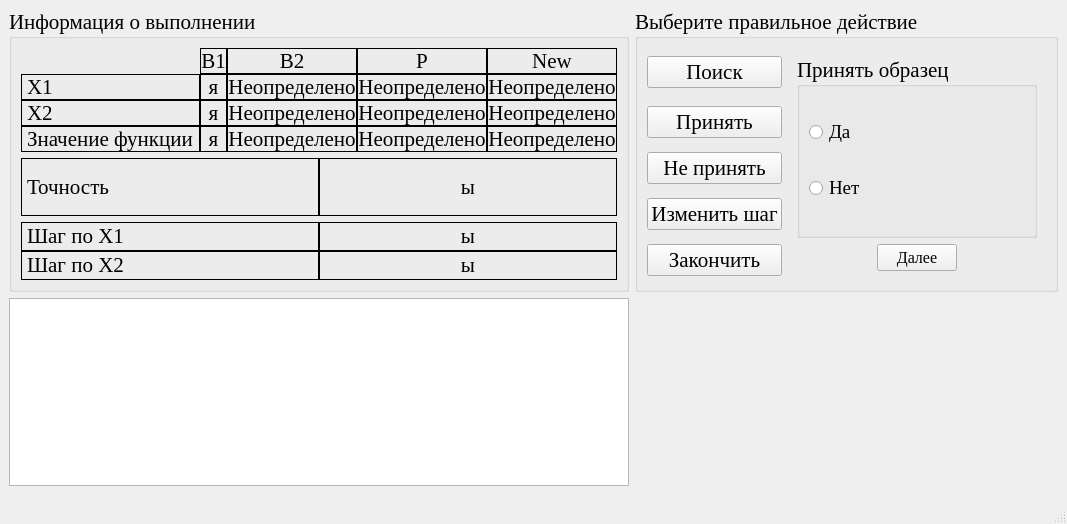
<?xml version="1.0" encoding="UTF-8"?>
<ui version="4.0">
 <class>HuGi</class>
 <widget class="QMainWindow" name="HuGi">
  <property name="windowModality">
   <enum>Qt::ApplicationModal</enum>
  </property>
  <property name="geometry">
   <rect>
    <x>0</x>
    <y>0</y>
    <width>1035</width>
    <height>524</height>
   </rect>
  </property>
  <property name="font">
   <font>
    <family>Times New Roman</family>
    <pointsize>16</pointsize>
   </font>
  </property>
  <property name="windowTitle">
   <string>Метод Хука-Дживса</string>
  </property>
  <property name="windowIcon">
   <iconset resource="data.qrc">
    <normaloff>:/icon/icon.bmp</normaloff>:/icon/icon.bmp</iconset>
  </property>
  <widget class="QWidget" name="centralwidget">
   <layout class="QGridLayout" name="gridLayout_8" columnstretch="1,1">
    <item row="0" column="0">
     <widget class="QGroupBox" name="groupBox_2">
      <property name="title">
       <string>Информация о выполнении</string>
      </property>
      <layout class="QGridLayout" name="gridLayout_6">
       <item row="0" column="0">
        <layout class="QGridLayout" name="gridLayout_3" columnstretch="1,1,1,1,1">
         <property name="spacing">
          <number>0</number>
         </property>
         <item row="0" column="1">
          <widget class="QLabel" name="label_11">
           <property name="frameShape">
            <enum>QFrame::Box</enum>
           </property>
           <property name="text">
            <string>B1</string>
           </property>
           <property name="alignment">
            <set>Qt::AlignCenter</set>
           </property>
           <property name="textInteractionFlags">
            <set>Qt::LinksAccessibleByMouse|Qt::TextSelectableByMouse</set>
           </property>
          </widget>
         </item>
         <item row="0" column="2">
          <widget class="QLabel" name="label_12">
           <property name="frameShape">
            <enum>QFrame::Box</enum>
           </property>
           <property name="text">
            <string>B2</string>
           </property>
           <property name="alignment">
            <set>Qt::AlignCenter</set>
           </property>
           <property name="textInteractionFlags">
            <set>Qt::LinksAccessibleByMouse|Qt::TextSelectableByMouse</set>
           </property>
          </widget>
         </item>
         <item row="0" column="3">
          <widget class="QLabel" name="label_14">
           <property name="frameShape">
            <enum>QFrame::Box</enum>
           </property>
           <property name="text">
            <string>P</string>
           </property>
           <property name="alignment">
            <set>Qt::AlignCenter</set>
           </property>
           <property name="textInteractionFlags">
            <set>Qt::LinksAccessibleByMouse|Qt::TextSelectableByMouse</set>
           </property>
          </widget>
         </item>
         <item row="0" column="4">
          <widget class="QLabel" name="label_13">
           <property name="frameShape">
            <enum>QFrame::Box</enum>
           </property>
           <property name="text">
            <string>New</string>
           </property>
           <property name="alignment">
            <set>Qt::AlignCenter</set>
           </property>
           <property name="textInteractionFlags">
            <set>Qt::LinksAccessibleByMouse|Qt::TextSelectableByMouse</set>
           </property>
          </widget>
         </item>
         <item row="1" column="0">
          <widget class="QLabel" name="label_5">
           <property name="frameShape">
            <enum>QFrame::Box</enum>
           </property>
           <property name="text">
            <string>Х1</string>
           </property>
           <property name="textInteractionFlags">
            <set>Qt::LinksAccessibleByMouse|Qt::TextSelectableByMouse</set>
           </property>
          </widget>
         </item>
         <item row="1" column="1">
          <widget class="QLabel" name="x1_b1_lb">
           <property name="frameShape">
            <enum>QFrame::Box</enum>
           </property>
           <property name="text">
            <string>я</string>
           </property>
           <property name="alignment">
            <set>Qt::AlignCenter</set>
           </property>
           <property name="textInteractionFlags">
            <set>Qt::LinksAccessibleByMouse|Qt::TextSelectableByMouse</set>
           </property>
          </widget>
         </item>
         <item row="1" column="2">
          <widget class="QLabel" name="x1_b2_lb">
           <property name="frameShape">
            <enum>QFrame::Box</enum>
           </property>
           <property name="text">
            <string>Неопределено</string>
           </property>
           <property name="alignment">
            <set>Qt::AlignCenter</set>
           </property>
           <property name="textInteractionFlags">
            <set>Qt::LinksAccessibleByMouse|Qt::TextSelectableByMouse</set>
           </property>
          </widget>
         </item>
         <item row="1" column="3">
          <widget class="QLabel" name="x1_p_lb">
           <property name="frameShape">
            <enum>QFrame::Box</enum>
           </property>
           <property name="text">
            <string>Неопределено</string>
           </property>
           <property name="alignment">
            <set>Qt::AlignCenter</set>
           </property>
           <property name="textInteractionFlags">
            <set>Qt::LinksAccessibleByMouse|Qt::TextSelectableByMouse</set>
           </property>
          </widget>
         </item>
         <item row="1" column="4">
          <widget class="QLabel" name="x1_new_lb">
           <property name="frameShape">
            <enum>QFrame::Box</enum>
           </property>
           <property name="text">
            <string>Неопределено</string>
           </property>
           <property name="alignment">
            <set>Qt::AlignCenter</set>
           </property>
           <property name="textInteractionFlags">
            <set>Qt::LinksAccessibleByMouse|Qt::TextSelectableByMouse</set>
           </property>
          </widget>
         </item>
         <item row="2" column="0">
          <widget class="QLabel" name="label_6">
           <property name="frameShape">
            <enum>QFrame::Box</enum>
           </property>
           <property name="text">
            <string>Х2</string>
           </property>
           <property name="textInteractionFlags">
            <set>Qt::LinksAccessibleByMouse|Qt::TextSelectableByMouse</set>
           </property>
          </widget>
         </item>
         <item row="2" column="1">
          <widget class="QLabel" name="x2_b1_lb">
           <property name="frameShape">
            <enum>QFrame::Box</enum>
           </property>
           <property name="text">
            <string>я</string>
           </property>
           <property name="alignment">
            <set>Qt::AlignCenter</set>
           </property>
           <property name="textInteractionFlags">
            <set>Qt::LinksAccessibleByMouse|Qt::TextSelectableByMouse</set>
           </property>
          </widget>
         </item>
         <item row="2" column="2">
          <widget class="QLabel" name="x2_b2_lb">
           <property name="frameShape">
            <enum>QFrame::Box</enum>
           </property>
           <property name="text">
            <string>Неопределено</string>
           </property>
           <property name="alignment">
            <set>Qt::AlignCenter</set>
           </property>
           <property name="textInteractionFlags">
            <set>Qt::LinksAccessibleByMouse|Qt::TextSelectableByMouse</set>
           </property>
          </widget>
         </item>
         <item row="2" column="3">
          <widget class="QLabel" name="x2_p_lb">
           <property name="frameShape">
            <enum>QFrame::Box</enum>
           </property>
           <property name="text">
            <string>Неопределено</string>
           </property>
           <property name="alignment">
            <set>Qt::AlignCenter</set>
           </property>
           <property name="textInteractionFlags">
            <set>Qt::LinksAccessibleByMouse|Qt::TextSelectableByMouse</set>
           </property>
          </widget>
         </item>
         <item row="2" column="4">
          <widget class="QLabel" name="x2_new_lb">
           <property name="frameShape">
            <enum>QFrame::Box</enum>
           </property>
           <property name="text">
            <string>Неопределено</string>
           </property>
           <property name="alignment">
            <set>Qt::AlignCenter</set>
           </property>
           <property name="textInteractionFlags">
            <set>Qt::LinksAccessibleByMouse|Qt::TextSelectableByMouse</set>
           </property>
          </widget>
         </item>
         <item row="3" column="0">
          <widget class="QLabel" name="label_10">
           <property name="frameShape">
            <enum>QFrame::Box</enum>
           </property>
           <property name="text">
            <string>Значение функции</string>
           </property>
           <property name="textInteractionFlags">
            <set>Qt::LinksAccessibleByMouse|Qt::TextSelectableByMouse</set>
           </property>
          </widget>
         </item>
         <item row="3" column="1">
          <widget class="QLabel" name="fsign_b1_lb">
           <property name="frameShape">
            <enum>QFrame::Box</enum>
           </property>
           <property name="text">
            <string>я</string>
           </property>
           <property name="alignment">
            <set>Qt::AlignCenter</set>
           </property>
           <property name="textInteractionFlags">
            <set>Qt::LinksAccessibleByMouse|Qt::TextSelectableByMouse</set>
           </property>
          </widget>
         </item>
         <item row="3" column="2">
          <widget class="QLabel" name="fsign_b2_lb">
           <property name="frameShape">
            <enum>QFrame::Box</enum>
           </property>
           <property name="text">
            <string>Неопределено</string>
           </property>
           <property name="alignment">
            <set>Qt::AlignCenter</set>
           </property>
           <property name="textInteractionFlags">
            <set>Qt::LinksAccessibleByMouse|Qt::TextSelectableByMouse</set>
           </property>
          </widget>
         </item>
         <item row="3" column="3">
          <widget class="QLabel" name="fsign_p_lb">
           <property name="frameShape">
            <enum>QFrame::Box</enum>
           </property>
           <property name="text">
            <string>Неопределено</string>
           </property>
           <property name="alignment">
            <set>Qt::AlignCenter</set>
           </property>
           <property name="textInteractionFlags">
            <set>Qt::LinksAccessibleByMouse|Qt::TextSelectableByMouse</set>
           </property>
          </widget>
         </item>
         <item row="3" column="4">
          <widget class="QLabel" name="fsign_new_lb">
           <property name="frameShape">
            <enum>QFrame::Box</enum>
           </property>
           <property name="text">
            <string>Неопределено</string>
           </property>
           <property name="alignment">
            <set>Qt::AlignCenter</set>
           </property>
           <property name="textInteractionFlags">
            <set>Qt::LinksAccessibleByMouse|Qt::TextSelectableByMouse</set>
           </property>
          </widget>
         </item>
        </layout>
       </item>
       <item row="1" column="0">
        <layout class="QHBoxLayout" name="horizontalLayout">
         <property name="spacing">
          <number>0</number>
         </property>
         <item>
          <widget class="QLabel" name="label">
           <property name="frameShape">
            <enum>QFrame::Box</enum>
           </property>
           <property name="text">
            <string>Точность</string>
           </property>
           <property name="textInteractionFlags">
            <set>Qt::LinksAccessibleByMouse|Qt::TextSelectableByMouse</set>
           </property>
          </widget>
         </item>
         <item>
          <widget class="QLabel" name="precision_lb">
           <property name="frameShape">
            <enum>QFrame::Box</enum>
           </property>
           <property name="text">
            <string>ы</string>
           </property>
           <property name="alignment">
            <set>Qt::AlignCenter</set>
           </property>
           <property name="textInteractionFlags">
            <set>Qt::LinksAccessibleByMouse|Qt::TextSelectableByMouse</set>
           </property>
          </widget>
         </item>
        </layout>
       </item>
       <item row="2" column="0">
        <layout class="QGridLayout" name="gridLayout_2">
         <property name="spacing">
          <number>0</number>
         </property>
         <item row="0" column="0">
          <widget class="QLabel" name="label_3">
           <property name="frameShape">
            <enum>QFrame::Box</enum>
           </property>
           <property name="text">
            <string>Шаг по Х1</string>
           </property>
           <property name="textInteractionFlags">
            <set>Qt::LinksAccessibleByMouse|Qt::TextSelectableByMouse</set>
           </property>
          </widget>
         </item>
         <item row="0" column="1">
          <widget class="QLabel" name="x1_step_lb">
           <property name="frameShape">
            <enum>QFrame::Box</enum>
           </property>
           <property name="text">
            <string>ы</string>
           </property>
           <property name="alignment">
            <set>Qt::AlignCenter</set>
           </property>
           <property name="textInteractionFlags">
            <set>Qt::LinksAccessibleByMouse|Qt::TextSelectableByMouse</set>
           </property>
          </widget>
         </item>
         <item row="1" column="0">
          <widget class="QLabel" name="label_7">
           <property name="frameShape">
            <enum>QFrame::Box</enum>
           </property>
           <property name="text">
            <string>Шаг по Х2</string>
           </property>
           <property name="textInteractionFlags">
            <set>Qt::LinksAccessibleByMouse|Qt::TextSelectableByMouse</set>
           </property>
          </widget>
         </item>
         <item row="1" column="1">
          <widget class="QLabel" name="x2_step_lb">
           <property name="frameShape">
            <enum>QFrame::Box</enum>
           </property>
           <property name="text">
            <string>ы</string>
           </property>
           <property name="alignment">
            <set>Qt::AlignCenter</set>
           </property>
           <property name="textInteractionFlags">
            <set>Qt::LinksAccessibleByMouse|Qt::TextSelectableByMouse</set>
           </property>
          </widget>
         </item>
        </layout>
       </item>
      </layout>
     </widget>
    </item>
    <item row="0" column="1">
     <widget class="QGroupBox" name="groupBox_3">
      <property name="title">
       <string>Выберите правильное действие</string>
      </property>
      <property name="checkable">
       <bool>false</bool>
      </property>
      <layout class="QGridLayout" name="gridLayout" columnstretch="1,1">
       <item row="0" column="0">
        <widget class="QPushButton" name="found_bt">
         <property name="toolTip">
          <string>&lt;!DOCTYPE HTML PUBLIC &quot;-//W3C//DTD HTML 4.0//EN&quot; &quot;http://www.w3.org/TR/REC-html40/strict.dtd&quot;&gt;
&lt;html&gt;&lt;head&gt;&lt;meta name=&quot;qrichtext&quot; content=&quot;1&quot; /&gt;&lt;style type=&quot;text/css&quot;&gt;
p, li { white-space: pre-wrap; }
&lt;/style&gt;&lt;/head&gt;&lt;body style=&quot; font-family:'Times New Roman'; font-size:13pt; font-weight:600; font-style:normal;&quot;&gt;
&lt;p style=&quot; margin-top:0px; margin-bottom:0px; margin-left:0px; margin-right:0px; -qt-block-indent:0; text-indent:0px;&quot;&gt;&lt;span style=&quot; font-weight:400;&quot;&gt;Выполнить выбранный в правом списке шаг.&lt;/span&gt;&lt;/p&gt;&lt;/body&gt;&lt;/html&gt;</string>
         </property>
         <property name="text">
          <string>Поиск</string>
         </property>
        </widget>
       </item>
       <item row="0" column="1" rowspan="5">
        <widget class="QStackedWidget" name="stackedWidget">
         <property name="currentIndex">
          <number>2</number>
         </property>
         <widget class="QWidget" name="type_found">
          <layout class="QGridLayout" name="gridLayout_4" rowstretch="1,0">
           <item row="0" column="0">
            <widget class="QGroupBox" name="groupBox">
             <property name="font">
              <font>
               <weight>50</weight>
               <bold>false</bold>
              </font>
             </property>
             <property name="title">
              <string>Тип поиска</string>
             </property>
             <layout class="QGridLayout" name="gridLayout_5">
              <item row="0" column="0">
               <widget class="QRadioButton" name="grad_fx">
                <property name="font">
                 <font>
                  <pointsize>14</pointsize>
                 </font>
                </property>
                <property name="text">
                 <string>Исследующий</string>
                </property>
               </widget>
              </item>
              <item row="1" column="0">
               <widget class="QRadioButton" name="agrad_fx">
                <property name="font">
                 <font>
                  <pointsize>14</pointsize>
                 </font>
                </property>
                <property name="text">
                 <string>По образцу</string>
                </property>
               </widget>
              </item>
             </layout>
            </widget>
           </item>
           <item row="1" column="0">
            <layout class="QHBoxLayout" name="horizontalLayout_2">
             <item>
              <spacer name="horizontalSpacer">
               <property name="orientation">
                <enum>Qt::Horizontal</enum>
               </property>
               <property name="sizeHint" stdset="0">
                <size>
                 <width>40</width>
                 <height>20</height>
                </size>
               </property>
              </spacer>
             </item>
             <item>
              <widget class="QPushButton" name="next1_bt">
               <property name="font">
                <font>
                 <pointsize>12</pointsize>
                </font>
               </property>
               <property name="text">
                <string>Далее</string>
               </property>
              </widget>
             </item>
             <item>
              <spacer name="horizontalSpacer_2">
               <property name="orientation">
                <enum>Qt::Horizontal</enum>
               </property>
               <property name="sizeHint" stdset="0">
                <size>
                 <width>40</width>
                 <height>20</height>
                </size>
               </property>
              </spacer>
             </item>
            </layout>
           </item>
          </layout>
         </widget>
         <widget class="QWidget" name="cwdescent">
          <layout class="QGridLayout" name="gridLayout_7">
           <item row="0" column="0">
            <widget class="QGroupBox" name="groupBox_4">
             <property name="font">
              <font>
               <weight>50</weight>
               <bold>false</bold>
              </font>
             </property>
             <property name="title">
              <string>Направление движения</string>
             </property>
             <layout class="QVBoxLayout" name="verticalLayout_2">
              <item>
               <widget class="QRadioButton" name="up_x1_rb">
                <property name="font">
                 <font>
                  <pointsize>14</pointsize>
                 </font>
                </property>
                <property name="text">
                 <string>+ по Х1</string>
                </property>
               </widget>
              </item>
              <item>
               <widget class="QRadioButton" name="down_x1_rb">
                <property name="font">
                 <font>
                  <pointsize>14</pointsize>
                 </font>
                </property>
                <property name="text">
                 <string>- по Х1</string>
                </property>
               </widget>
              </item>
              <item>
               <widget class="QRadioButton" name="up_x2_rb">
                <property name="font">
                 <font>
                  <pointsize>14</pointsize>
                 </font>
                </property>
                <property name="text">
                 <string>+ по Х2</string>
                </property>
               </widget>
              </item>
              <item>
               <widget class="QRadioButton" name="down_x2_rb">
                <property name="font">
                 <font>
                  <pointsize>14</pointsize>
                 </font>
                </property>
                <property name="text">
                 <string>- по Х2</string>
                </property>
               </widget>
              </item>
             </layout>
            </widget>
           </item>
           <item row="1" column="0">
            <layout class="QHBoxLayout" name="horizontalLayout_3">
             <item>
              <spacer name="horizontalSpacer_3">
               <property name="orientation">
                <enum>Qt::Horizontal</enum>
               </property>
               <property name="sizeHint" stdset="0">
                <size>
                 <width>40</width>
                 <height>20</height>
                </size>
               </property>
              </spacer>
             </item>
             <item>
              <widget class="QPushButton" name="next2_bt">
               <property name="font">
                <font>
                 <pointsize>12</pointsize>
                </font>
               </property>
               <property name="text">
                <string>Далее</string>
               </property>
              </widget>
             </item>
             <item>
              <spacer name="horizontalSpacer_4">
               <property name="orientation">
                <enum>Qt::Horizontal</enum>
               </property>
               <property name="sizeHint" stdset="0">
                <size>
                 <width>40</width>
                 <height>20</height>
                </size>
               </property>
              </spacer>
             </item>
            </layout>
           </item>
          </layout>
         </widget>
         <widget class="QWidget" name="result">
          <layout class="QGridLayout" name="gridLayout_10" rowstretch="1,0">
           <item row="0" column="0">
            <widget class="QGroupBox" name="groupBox_5">
             <property name="title">
              <string>Принять образец</string>
             </property>
             <layout class="QGridLayout" name="gridLayout_9">
              <item row="0" column="0">
               <widget class="QRadioButton" name="ok_rb">
                <property name="font">
                 <font>
                  <pointsize>14</pointsize>
                 </font>
                </property>
                <property name="text">
                 <string>Да</string>
                </property>
               </widget>
              </item>
              <item row="1" column="0">
               <widget class="QRadioButton" name="no_rb">
                <property name="font">
                 <font>
                  <pointsize>14</pointsize>
                 </font>
                </property>
                <property name="text">
                 <string>Нет</string>
                </property>
               </widget>
              </item>
             </layout>
            </widget>
           </item>
           <item row="1" column="0">
            <layout class="QHBoxLayout" name="horizontalLayout_6">
             <item>
              <spacer name="horizontalSpacer_5">
               <property name="orientation">
                <enum>Qt::Horizontal</enum>
               </property>
               <property name="sizeHint" stdset="0">
                <size>
                 <width>40</width>
                 <height>20</height>
                </size>
               </property>
              </spacer>
             </item>
             <item>
              <widget class="QPushButton" name="next3_bt">
               <property name="font">
                <font>
                 <pointsize>12</pointsize>
                </font>
               </property>
               <property name="text">
                <string>Далее</string>
               </property>
              </widget>
             </item>
             <item>
              <spacer name="horizontalSpacer_6">
               <property name="orientation">
                <enum>Qt::Horizontal</enum>
               </property>
               <property name="sizeHint" stdset="0">
                <size>
                 <width>40</width>
                 <height>20</height>
                </size>
               </property>
              </spacer>
             </item>
            </layout>
           </item>
          </layout>
         </widget>
         <widget class="QWidget" name="blank"/>
        </widget>
       </item>
       <item row="1" column="0">
        <widget class="QPushButton" name="accept_bt">
         <property name="toolTip">
          <string>&lt;!DOCTYPE HTML PUBLIC &quot;-//W3C//DTD HTML 4.0//EN&quot; &quot;http://www.w3.org/TR/REC-html40/strict.dtd&quot;&gt;
&lt;html&gt;&lt;head&gt;&lt;meta name=&quot;qrichtext&quot; content=&quot;1&quot; /&gt;&lt;style type=&quot;text/css&quot;&gt;
p, li { white-space: pre-wrap; }
&lt;/style&gt;&lt;/head&gt;&lt;body style=&quot; font-family:'Times New Roman'; font-size:13pt; font-weight:600; font-style:normal;&quot;&gt;
&lt;p style=&quot; margin-top:0px; margin-bottom:0px; margin-left:0px; margin-right:0px; -qt-block-indent:0; text-indent:0px;&quot;&gt;&lt;span style=&quot; font-weight:400;&quot;&gt;Установить новую точку в качестве текущей.&lt;/span&gt;&lt;/p&gt;&lt;/body&gt;&lt;/html&gt;</string>
         </property>
         <property name="text">
          <string>Принять</string>
         </property>
        </widget>
       </item>
       <item row="2" column="0">
        <widget class="QPushButton" name="not_accept_bt">
         <property name="toolTip">
          <string>&lt;!DOCTYPE HTML PUBLIC &quot;-//W3C//DTD HTML 4.0//EN&quot; &quot;http://www.w3.org/TR/REC-html40/strict.dtd&quot;&gt;
&lt;html&gt;&lt;head&gt;&lt;meta name=&quot;qrichtext&quot; content=&quot;1&quot; /&gt;&lt;style type=&quot;text/css&quot;&gt;
p, li { white-space: pre-wrap; }
&lt;/style&gt;&lt;/head&gt;&lt;body style=&quot; font-family:'Times New Roman'; font-size:13pt; font-weight:600; font-style:normal;&quot;&gt;
&lt;p style=&quot; margin-top:0px; margin-bottom:0px; margin-left:0px; margin-right:0px; -qt-block-indent:0; text-indent:0px;&quot;&gt;&lt;span style=&quot; font-weight:400;&quot;&gt;Отбросить новую точку и перейти к следующему шагу алгоритма.&lt;/span&gt;&lt;/p&gt;&lt;/body&gt;&lt;/html&gt;</string>
         </property>
         <property name="text">
          <string>Не принять</string>
         </property>
        </widget>
       </item>
       <item row="3" column="0">
        <widget class="QPushButton" name="change_step_bt">
         <property name="toolTip">
          <string>&lt;!DOCTYPE HTML PUBLIC &quot;-//W3C//DTD HTML 4.0//EN&quot; &quot;http://www.w3.org/TR/REC-html40/strict.dtd&quot;&gt;
&lt;html&gt;&lt;head&gt;&lt;meta name=&quot;qrichtext&quot; content=&quot;1&quot; /&gt;&lt;style type=&quot;text/css&quot;&gt;
p, li { white-space: pre-wrap; }
&lt;/style&gt;&lt;/head&gt;&lt;body style=&quot; font-family:'Times New Roman'; font-size:13pt; font-weight:600; font-style:normal;&quot;&gt;
&lt;p style=&quot; margin-top:0px; margin-bottom:0px; margin-left:0px; margin-right:0px; -qt-block-indent:0; text-indent:0px;&quot;&gt;&lt;span style=&quot; font-weight:400;&quot;&gt;Уменьшить шаг&lt;/span&gt;&lt;/p&gt;&lt;/body&gt;&lt;/html&gt;</string>
         </property>
         <property name="text">
          <string>Изменить шаг</string>
         </property>
        </widget>
       </item>
       <item row="4" column="0">
        <widget class="QPushButton" name="end_bt">
         <property name="toolTip">
          <string>&lt;!DOCTYPE HTML PUBLIC &quot;-//W3C//DTD HTML 4.0//EN&quot; &quot;http://www.w3.org/TR/REC-html40/strict.dtd&quot;&gt;
&lt;html&gt;&lt;head&gt;&lt;meta name=&quot;qrichtext&quot; content=&quot;1&quot; /&gt;&lt;style type=&quot;text/css&quot;&gt;
p, li { white-space: pre-wrap; }
&lt;/style&gt;&lt;/head&gt;&lt;body style=&quot; font-family:'Times New Roman'; font-size:13pt; font-weight:600; font-style:normal;&quot;&gt;
&lt;p style=&quot; margin-top:0px; margin-bottom:0px; margin-left:0px; margin-right:0px; -qt-block-indent:0; text-indent:0px;&quot;&gt;&lt;span style=&quot; font-weight:400;&quot;&gt;Закончить алгоритм, приняв текущую точку в качестве минимума.&lt;/span&gt;&lt;/p&gt;&lt;/body&gt;&lt;/html&gt;</string>
         </property>
         <property name="text">
          <string>Закончить</string>
         </property>
        </widget>
       </item>
      </layout>
     </widget>
    </item>
    <item row="1" column="0">
     <widget class="QTextBrowser" name="LogTxtBrsr">
      <property name="font">
       <font>
        <pointsize>14</pointsize>
       </font>
      </property>
     </widget>
    </item>
   </layout>
  </widget>
  <widget class="QMenuBar" name="menubar">
   <property name="geometry">
    <rect>
     <x>0</x>
     <y>0</y>
     <width>1035</width>
     <height>23</height>
    </rect>
   </property>
  </widget>
  <widget class="QStatusBar" name="statusbar"/>
 </widget>
 <resources>
  <include location="data.qrc"/>
 </resources>
 <connections/>
</ui>
